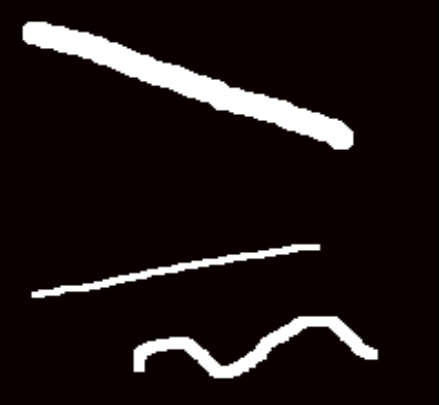
//> input picture Segment/RadonTransform/test.png, 439 x 405 px, given in place of test.bmp, which was not available
$ ./test   (built with g++ and OpenCV 4)
//> lines starting //> are read from the running program, lines starting //| are printed output that depends on the picture; after the words box and inside, x2 and y2 are one past the last pixel; in counts of white or black regions, pixels touching at a corner belong together; pictures that were not available may be replaced by others from this repository, and a replacement may not be noted
### Segment/RadonTransform/radon_transform.hpp
#include "opencv2/core.hpp"

using namespace cv;

  namespace radon {

    /**
     * Flags for range of angles
     * AR_x_y : theta lies in [x, y] ( both x and y inclusive )
     */

    enum RadonAngleRange { AR_1_45 = 1,
                           AR_46_89 = 2,
                           AR_90 = 4,
                           AR_91_135 = 8,
                           AR_136_179 = 16,
                           AR_180 = 32
                        };

    /**
     * Specifies binary operations
     * The enum specifies four binary operations,
     * 				viz. Minimum, Maximum, Average and sum
     * of the Radon transformed images.
     */

    enum RadonOp { RT_MIN = 1,
                   RT_MAX = 2,
                   RT_AVE = 4,
                   RT_SUM = 8
                 };

    /**
     * [radonTransform Computes the Radon transform of the given image]
     * @param src        [Input source image]
     * @param dst        [Output image]
     * @param angleRange [One of the enums, RadonAngleRange, defaults to 63 ( 1 to 180 degrees)]
     * @param operation  [One of the enums, RadonOp, defaults to RT_SUM ( SUM OPERATION )]
     * @param opDst      [Output image of the operation perfomed, defaults to noArray()]
     */
    CV_EXPORTS void radonTransform( InputArray src,
                                    OutputArray dst,
                                    int angleRange = 63,
                                    int operation = RT_SUM,
                                    OutputArray opDst = noArray()
                                  );
  }

### Segment/RadonTransform/radon_transform.cpp
// Necessary headers
#include <math.h>
#include <stdlib.h>
#include <string>
#include <iostream>

#include <opencv2/opencv.hpp>
#include "radon_transform.hpp"
using namespace cv;

namespace radon {

/**
 * [trans Function for computing radon transform given a particular angle theta]
 * @param src        [Source image]
 * @param dst        [Destination image]
 * @param m          [Half the columns in src]
 * @param n          [Half the rows in src]
 * @param rhoMax     [Maximum value of rho ( restricted due to finite dimension of the image )]
 * @param theta      [Given value of theta]
 * @param minAngle   [Minimum values of angle for which transform is computed]
 */

template <typename T, int D>
static inline void trans( Mat src,
                          Mat & dst,
                          int m,
                          int n,
                          int rhoMax,
                          int theta,
                          int minAngle
                        ) {
  int rc = rhoMax/2;

  // Computing cos(theta) and sin(theta)
  float cosTh = static_cast<float>(std::cos(theta*CV_PI/180.0));
  float sinTh = static_cast<float>(std::sin(theta*CV_PI/180.0));

  // Slope of the line = tan(90 - theta)
  float a = -cosTh/sinTh;
    // Range: [1, 45]
    if( theta <= 45 ) {
      for(int r = 1; r <= rhoMax; ++r) {
        float rho = (float)(r - rc);
        float b = rho/sinTh;

        int yMax = (std::min((int)(-a*m + b), n-1)),
            yMin = (std::max((int)(a*m + b), -n));

        for(int y = yMin; y <= yMax; ++y) {
          float x = (y - b)/a;
          int xFloor = static_cast<int>(std::floor(x));
          float xUp = x - xFloor;
          float xLow = 1.0f - xUp;
          x = (float)(xFloor);
          x = static_cast<float>(std::max((int)(x), -m));
          x = static_cast<float>(std::min((int)(x), m-2));

          dst.at<float>(rhoMax - r, theta-minAngle) += (float)(xLow)*static_cast<float>(src.at<T>(y + n, (int)(x) + m))
                            + (float)(xUp)*static_cast<float>(src.at<T>(y + n, (int)(x) + m + 1));
        }
      }
    }

    // Range: [46, 90]
    else if( theta <= 89 ) {
      for(int r = 1; r <= rhoMax; ++r) {
        float rho = (float)(r - rc);
        float b = rho/sinTh;

        int xMax = (std::min((int)((-n - b)/a), m-1)),
            xMin = (std::max((int)((n - b)/a), -m));

        for(int x = xMin; x <= xMax; ++x) {
          float y = a*x + b;
          int yFloor = static_cast<int>(std::floor(y));
          float yUp = y - yFloor;
          float yLow = 1.0f - yUp;
          y = (float)(yFloor);
          y = static_cast<float>(std::max((int)(y), -n));
          y = static_cast<float>(std::min((int)(y), n-2));

          dst.at<float>(rhoMax - r, theta-minAngle) += (float)(yLow)*static_cast<float>(src.at<T>((int)(y) + n, x + m))
                          + (float)(yUp)*static_cast<float>(src.at<T>((int)(y) + n + 1, x + m));
        }
      }
    }

    // theta = 90 degrees | Integrating along a horizontal line
    else if( theta == 90 ) {
    for(int r = 1; r <= rhoMax; ++r) {
      float rho = (float)(r - rc);
      float b = rho;

      int xMax = m - 1, xMin = -m;

      for(int x = xMin; x <= xMax; ++x) {
        float y = a*x + b;
        int yFloor = static_cast<int>(std::floor(y));
        float yUp = y - yFloor;
        float yLow = 1.0f - yUp;
        y = (float)(yFloor);
        y = static_cast<float>(std::max((int)(y), -n));
        y = static_cast<float>(std::min((int)(y), n-2));

        dst.at<float>(rhoMax - r, 90-minAngle) += (float)(yLow)*static_cast<float>(src.at<T>((int)(y) + n, x + m))
                          + (float)(yUp)*static_cast<float>(src.at<T>((int)(y) + n + 1, x + m));
      }
    }
  }

    // Range: [91, 135]
    else if( theta <= 135 ) {
      for(int r = 1; r <= rhoMax; ++r) {
        float rho = (float)(r - rc);
        float b = rho/sinTh;

        int xMax = std::min((int)((n - b)/a), m-1),
            xMin = std::max((int)((-n - b)/a), -m);

        for(int x = xMin; x <= xMax; ++x) {
          float y = a*x + b;
          int yFloor = static_cast<int>(std::floor(y));
          float yUp = y - yFloor;
          float yLow = 1.0f - yUp;
          y = (float)(yFloor);
          y = static_cast<float>(std::max((int)(y), -n));
          y = static_cast<float>(std::min((int)(y), n-2));

          dst.at<float>(rhoMax - r, theta-minAngle) += (float)(yLow)*static_cast<float>(src.at<T>((int)(y) + n, x + m))
                              + (float)(yUp)*static_cast<float>(src.at<T>((int)(y) + n + 1, x + m));
        }
      }
    }

    // Range: [136, 179]
    else if( theta <= 179 ) {
      for(int r = 1; r <= rhoMax; ++r) {
        float rho = (float)(r - rc);
        float b = rho/sinTh;

        int yMax = std::min((int)(a*m + b), n-1),
            yMin = std::max((int)(-a*m + b), -n);

        for(int y = yMin; y <= yMax; ++y) {
          float x = (y - b)/a;
          int xFloor = static_cast<int>(std::floor(x));
          float xUp = x - xFloor;
          float xLow = 1.0f - xUp;
          x = (float)(xFloor);
          x = static_cast<float>(std::max((int)(x), -m));
          x = static_cast<float>(std::min((int)(x), m-2));

          dst.at<float>(rhoMax - r, theta-minAngle) += (float)(xLow)*static_cast<float>(src.at<T>(y + n, (int)(x) + m))
                              + (float)(xUp)*static_cast<float>(src.at<T>(y + n, (int)(x) + m + 1));
        }
      }
    }

    // theta = 180 degrees | Integrating along a vertical line
    else if( theta == 180 ) {
      int rhoOffset = static_cast<int>((rhoMax - src.cols)/2);
      for(int x = 1; x <= src.cols; ++x) {
        int r = x + rhoOffset;
        for(int y = 0; y < src.rows; ++y) {
          dst.at<float>(r, 180-minAngle) += static_cast<float>(src.at<T>(y, x-1));
        }
      }
    }
}

/**
 * [setMinMaxAngle Sets the given minimum and maximum angles if they are smaller and higher than the current values respectively]
 * @param currentMinAngle [Current minimum angle]
 * @param currentMaxAngle [Current maximum angle]
 * @param minAngle [Given minimum angle to set as current minimum angle, referenced]
 * @param maxAngle [Given maximum angle to set as current maximum angle, referenced]
 */
static inline void setMinMaxAngle( int & currentMinAngle,
                                   int & currentMaxAngle,
                                   int minAngle,
                                   int maxAngle)
{
  if (minAngle < currentMinAngle)
  {
    currentMinAngle = minAngle;
  }
  if (maxAngle > currentMaxAngle)
  {
    currentMaxAngle = maxAngle;
  }
}

/**
 * [getAngleRange Computes minAngle and maxAngle for given angleRange - AR_x_y]
 * @param angleRange [Given flag for angle range - AR_x_y]
 * @param minAngle   [minAngle, referenced]
 * @param maxAngle   [maxAngle, referenced]
 */

static inline void getAngleRange( int angleRange,
                                  int & minAngle,
                                  int & maxAngle
                                ) {
  minAngle = 180;
  maxAngle = 0;
  if (angleRange & AR_1_45)
  {
    setMinMaxAngle(minAngle, maxAngle, 1, 45);
  }
  if (angleRange & AR_46_89)
  {
    setMinMaxAngle(minAngle, maxAngle, 46, 89);
  }
  if (angleRange & AR_90)
  {
    setMinMaxAngle(minAngle, maxAngle, 90, 90);
  }
  if (angleRange & AR_91_135)
  {
    setMinMaxAngle(minAngle, maxAngle, 91, 135);
  }
  if (angleRange & AR_136_179)
  {
    setMinMaxAngle(minAngle, maxAngle, 136, 179);
  }
  if (angleRange & AR_180)
  {
    setMinMaxAngle(minAngle, maxAngle, 180, 180);
  }
}

template <typename T, int D>
static void rT_T( Mat srcMat,
                  Mat & dstMat,
                  int minAngle,
                  int maxAngle
                ) {
  int rows = srcMat.rows, cols = srcMat.cols;
  int m = cols/2, n = rows/2;

  for(int i = minAngle; i <= maxAngle; ++i) {
    trans<T, D>(srcMat, dstMat, m, n, dstMat.rows - 1, i, minAngle);
  }
}

static void rT( Mat src,
                Mat & dst,
                int minAngle,
                int maxAngle
              ) {
  int const depth = src.depth();
  switch (depth) {
    case CV_8U:
      rT_T<uchar, CV_8UC1>(src, dst, minAngle, maxAngle);
      break;
    case CV_8S:
      rT_T<schar, CV_8SC1>(src, dst, minAngle, maxAngle);
      break;
    case CV_16U:
      rT_T<ushort, CV_16UC1>(src, dst, minAngle, maxAngle);
      break;
    case CV_16S:
      rT_T<short, CV_16SC1>(src, dst, minAngle, maxAngle);
      break;
    case CV_32S:
      rT_T<int, CV_32SC1>(src, dst, minAngle, maxAngle);
      break;
    case CV_32F:
      rT_T<float, CV_32FC1>(src, dst, minAngle, maxAngle);
      break;
    case CV_64F:
      rT_T<double, CV_64FC1>(src, dst, minAngle, maxAngle);
      break;
    default:
      CV_Error_(CV_StsNotImplemented, ("Unknown depth %d", depth));
      break;
  }
}

/**
 * Creates the destination image with appropriate size, channels and depth
 */
static void createDstRadonMat( OutputArray dst,
                               InputArray src,
                               int depth,
                               int minAngle,
                               int maxAngle
                             ) {
  int const rows = src.size().height;
  int const cols = src.size().width;
  int const channels = src.channels();

  if(depth == -1) {
    depth = src.depth();
  }

  int rhoMax = static_cast<int>(std::ceil(std::sqrt(rows*rows + cols*cols)));
  int lenTheta = maxAngle - minAngle + 1;

  dst.create(Size(lenTheta, rhoMax + 1), CV_MAKETYPE(depth, channels));
}

/**
 * [radonTransform Computes the Radon transform of the given image]
 * @param src        [Input source image]
 * @param dst        [Output image]
 * @param angleRange [One of the enums, RadonAngleRange, defaults to 63 ( 1 to 180 degrees)]
 * @param operation  [One of the enums, RadonOp, defaults to RT_SUM ( SUM OPERATION )]
 * @param opDst      [Output image of the operation perfomed, defaults to noArray()]
 */
void radonTransform( InputArray src,
                     OutputArray dst,
                     int angleRange,
                     int operation,
                     OutputArray opDst
                   ) {
  /**
   * Asserting proper width, height and channels.
   * Input should be a one channel image.
   */
  CV_Assert(src.size().width > 0 && src.size().height > 0);
  CV_Assert(src.channels() == 1);

  Mat srcMat = src.getMat().clone();

  int minAngle, maxAngle;
  getAngleRange(angleRange, minAngle, maxAngle);
  createDstRadonMat(dst, src, CV_32F, minAngle, maxAngle);

  Mat dstMat = dst.getMat();
  rT(srcMat, dstMat, minAngle, maxAngle);

  // Operating the Radon transform
  if( opDst.needed() ) {
    opDst.create(Size(maxAngle - minAngle + 1, 1), CV_32F);
    Mat opDstMat = opDst.getMat();

    switch(operation) {
      case RT_MIN:
        reduce(dstMat, opDstMat, 0, REDUCE_MIN);
        break;
      case RT_AVE:
        reduce(dstMat, opDstMat, 0, REDUCE_AVG);
        break;
      case RT_MAX:
        reduce(dstMat, opDstMat, 0, REDUCE_MAX);
        break;
      case RT_SUM:
      default:
        reduce(dstMat, opDstMat, 0, REDUCE_SUM);
        break;
    }
  }
}
}

### Segment/RadonTransform/test.cpp
// Necessary headers
#include <math.h>
#include <stdlib.h>
#include <string>
#include <iostream>

#include <opencv2/opencv.hpp>
#include "radon_transform.hpp"

using namespace radon;
using namespace cv;
using namespace std;

static void help ( const char **argv ) {
  std::cout << std::endl                                                  \
            << "This program demonstrates the usage of Radon transform."  \
            << std::endl << std::endl << "USAGE: " << std::endl           \
            << argv[0] << " <filename> <angle-range-option> <operation>"  \
            << std::endl << std::endl;

  std::cout << "Default for <angle-range-option> computes for "           \
            << "all angles between 1 and 180 degrees."                    \
            << " ( @see cv::ximgproc::RadonAngleRange )" << std::endl     \
            << "Default for <operation> is RT_SUM."                       \
            << " ( @see cv::ximgproc::RadonOp )" << std::endl             \
            << std::endl;                                                 \

}

static bool argParser( int argc, const char **argv,
                       cv::Mat & img,
                       int & radonAngleRange,
                       int & radonOperation ) {
//> called with argc = 1
    if (argc > 4) {
        std::cout << "Incorrect arguments" << std::endl;
        return false;
    }

    const char *filename = argc >= 2 ? argv[1]
                                     : "./test.bmp";
    img = imread(filename, 0);
//> img: 405 rows x 439 cols, CV_8UC1; min 0, max 255, mean 22.8
    if( img.empty() ) {
        std::cout << "Unable to load image: " << filename << std::endl;
        return false;
    }

    radonAngleRange = ( argc >= 3 ) ? atoi(argv[2]) : 63;     // 1 to 180 degrees
    radonOperation = ( argc >= 4 ) ? atoi(argv[3]) : RT_SUM;  // Sum up elements

    return true;
}

int main( int argc, const char ** argv ) {

  cv::Mat img;
  int radonAngleRange, radonOperation;

  // Display help
  help( argv );

  if( !argParser( argc, argv, img, radonAngleRange, radonOperation) ) {
    return -1;
  }
//> radonAngleRange = 63; radonOperation = 8

  cv::Mat radonTr, operImg;

  // Computing the Radon transform with appropriate params
  radonTransform( img, radonTr, radonAngleRange, radonOperation, operImg );
//> in radonTransform, `getAngleRange(angleRange, minAngle, maxAngle);`: minAngle = 1; maxAngle = 180
//> in radonTransform, `createDstRadonMat(dst, src, CV_32F, minAngle, maxAngle);`: dst: 599 rows x 180 cols, CV_32FC1; every value is 0
//> the loop in rT_T, `for(int i = minAngle; i <= maxAngle; ++i)` made 180 passes
//> (cosTh in trans, sinTh in trans, a in trans) on pass 1: (1, 0.0175, -57.29)
//> pass 1, in rT_T, `trans<T, D>(srcMat, dstMat, m, n, dstMat.rows - 1, i, minAngle);`:
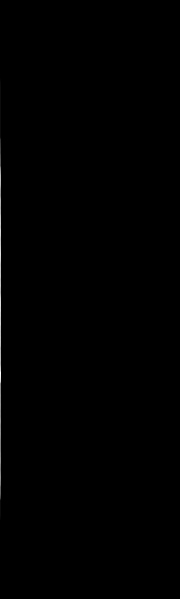
//> dstMat: 599 rows x 180 cols, CV_32FC1; min 0, max 17161.2, mean 37.5; drawn with min black and max white
//> pass 2, in rT_T, `trans<T, D>(srcMat, dstMat, m, n, dstMat.rows - 1, i, minAngle);`:
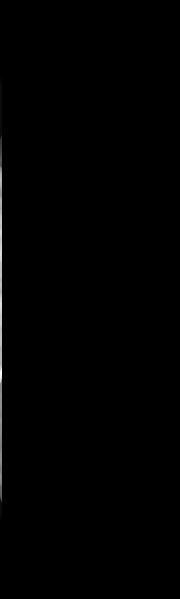
//> dstMat: 599 rows x 180 cols, CV_32FC1; 0.42% of pixels changed, all inside (x1, y1, x2, y2) = (1, 74, 2, 525); drawn with min black and max white
//> pass 3, in rT_T, `trans<T, D>(srcMat, dstMat, m, n, dstMat.rows - 1, i, minAngle);`:
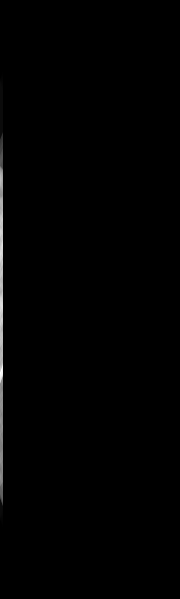
//> dstMat: 599 rows x 180 cols, CV_32FC1; 0.43% of pixels changed, all inside (x1, y1, x2, y2) = (2, 70, 3, 529); drawn with min black and max white
//> after the loop in rT_T, `for(int i = minAngle; i <= maxAngle; ++i)`:
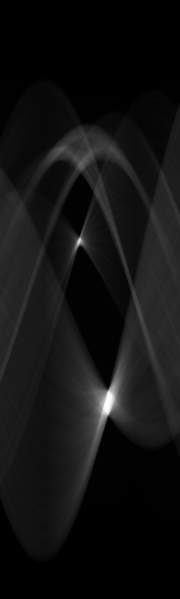
//> dstMat: 599 rows x 180 cols, CV_32FC1; min 0, max 84545, mean 6080.3; drawn with min black and max white
//> in radonTransform, `reduce(dstMat, opDstMat, 0, REDUCE_SUM);`: opDstMat = 180 values, max 4213236 at index 89, min 2860200.5 at index 134, mean 3642100
//> operImg has the same summary as opDstMat in radonTransform

  // Mat for displaying the Radon transform
  cv::Mat radonTrDisp;

  double minVal, maxVal;
  minMaxLoc(radonTr, &minVal, &maxVal);
//> minVal = 0; maxVal = 84545

  // Normalizing radonTr so as to display as a CV_8U image
  radonTr -= minVal;
  radonTr.convertTo( radonTrDisp, CV_8U, 255.0/(maxVal-minVal) );

  // Normalizing operImg so as to display as a CV_8U image
  minMaxLoc(operImg, &minVal, &maxVal);
//> minVal = 2860200.5; maxVal = 4213236
  operImg -= minVal;
//> operImg = 180 values, max 1353035.5 at index 89, min 0 at index 134, mean 781899.6
  operImg.convertTo(operImg, CV_8U, 255.0/(maxVal-minVal));
//> operImg = 180 values, max 255 at index 89, min 0 at index 44, mean 147.4

  // Displaying the images
  cv::imshow("Input", img);
  cv::imshow("Radon transform", radonTrDisp);
  cv::imshow("Operation(image)", operImg);
  cv::imwrite("operImg.png", operImg);

  cv::waitKey(0);
  cv::destroyAllWindows();

  return 0;
}
